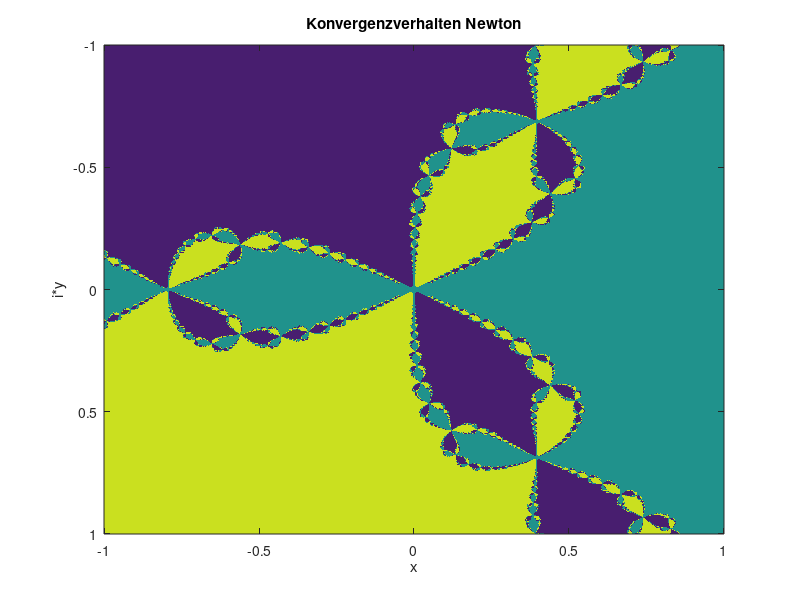

Write MATLAB code to recreate this figure.
n = 1000;
x = linspace(-1,1,n);
[X,Y] = meshgrid(x,x);
Z = complex(X,Y);
TOL = 0.2;
V = zeros(n,n);
for idx = 1:20
    Z = Z - (Z.^3-1)./(3*Z.^2);
    ind = find (Z.^3 - 1 < TOL);
    V(ind) = angle(Z(ind));
end
image(x,x,V,'CDataMapping','scaled');
caxis([-2.5 2.5]);
title('Konvergenzverhalten Newton')
xlabel('x'),ylabel('i*y')

roots([1 0 0 -1])
